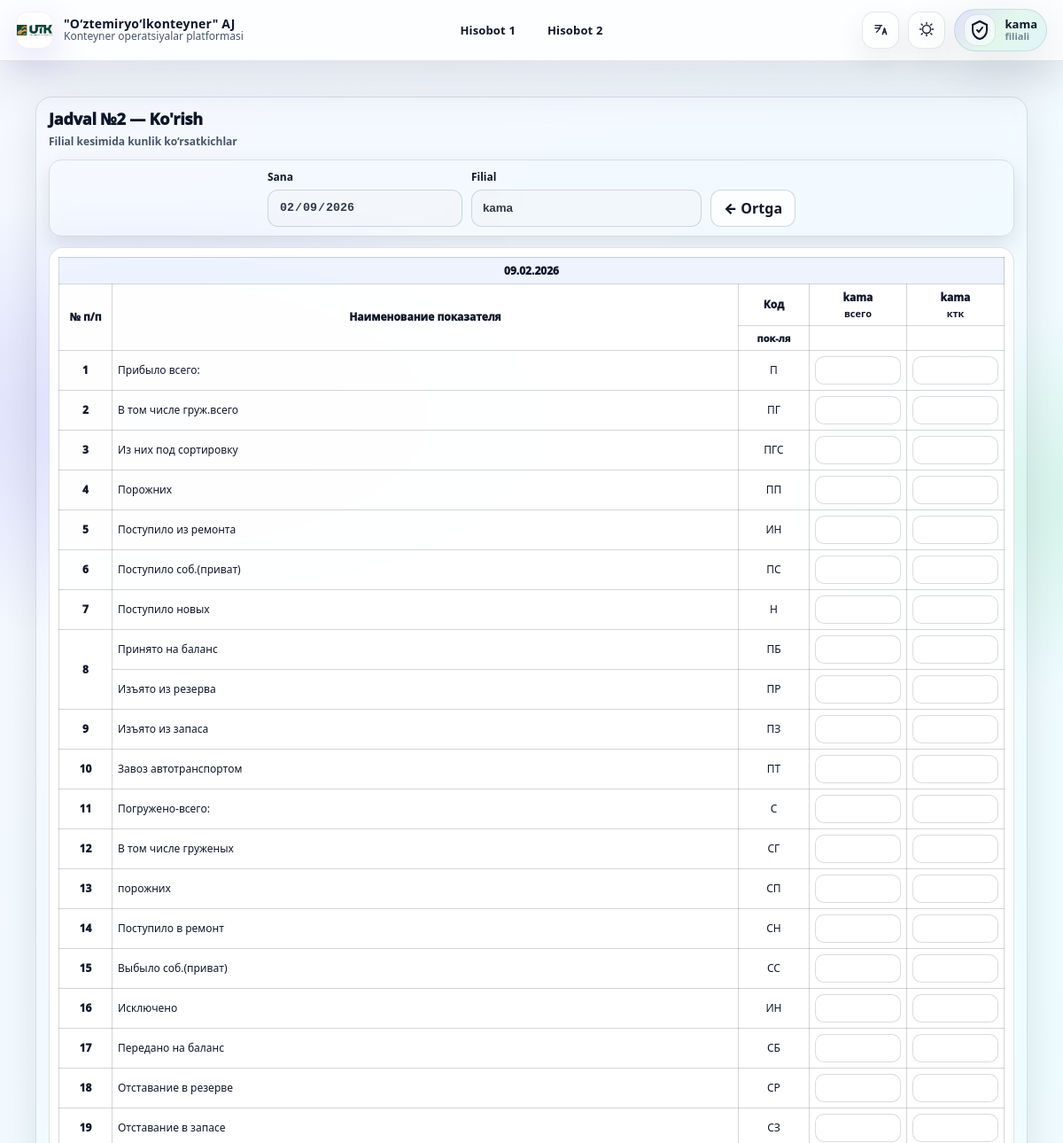
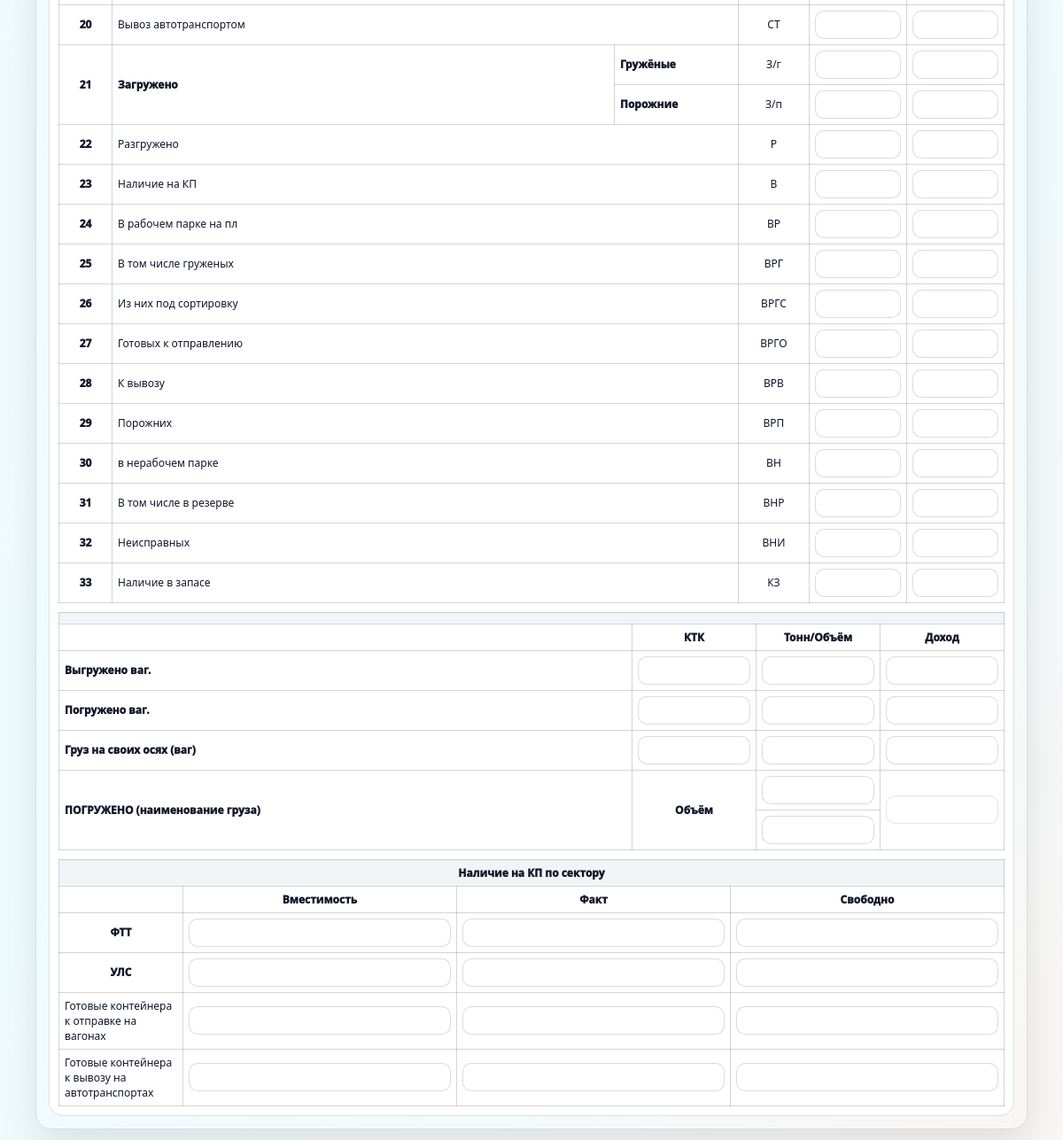
Page /station/table-2/view/2026-02-09/ (signed in) on the earlier database version (2 pictures, top to bottom).
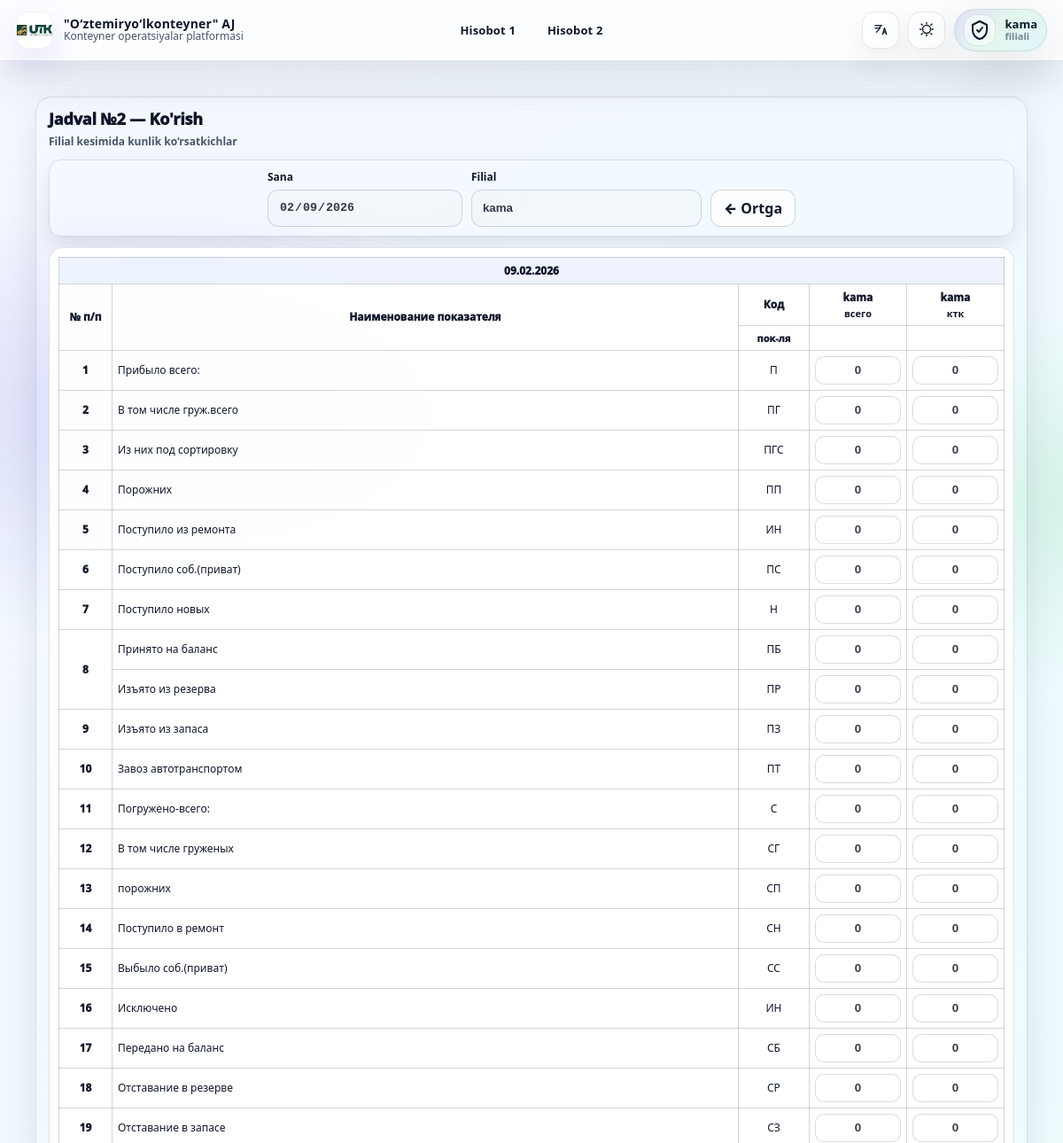
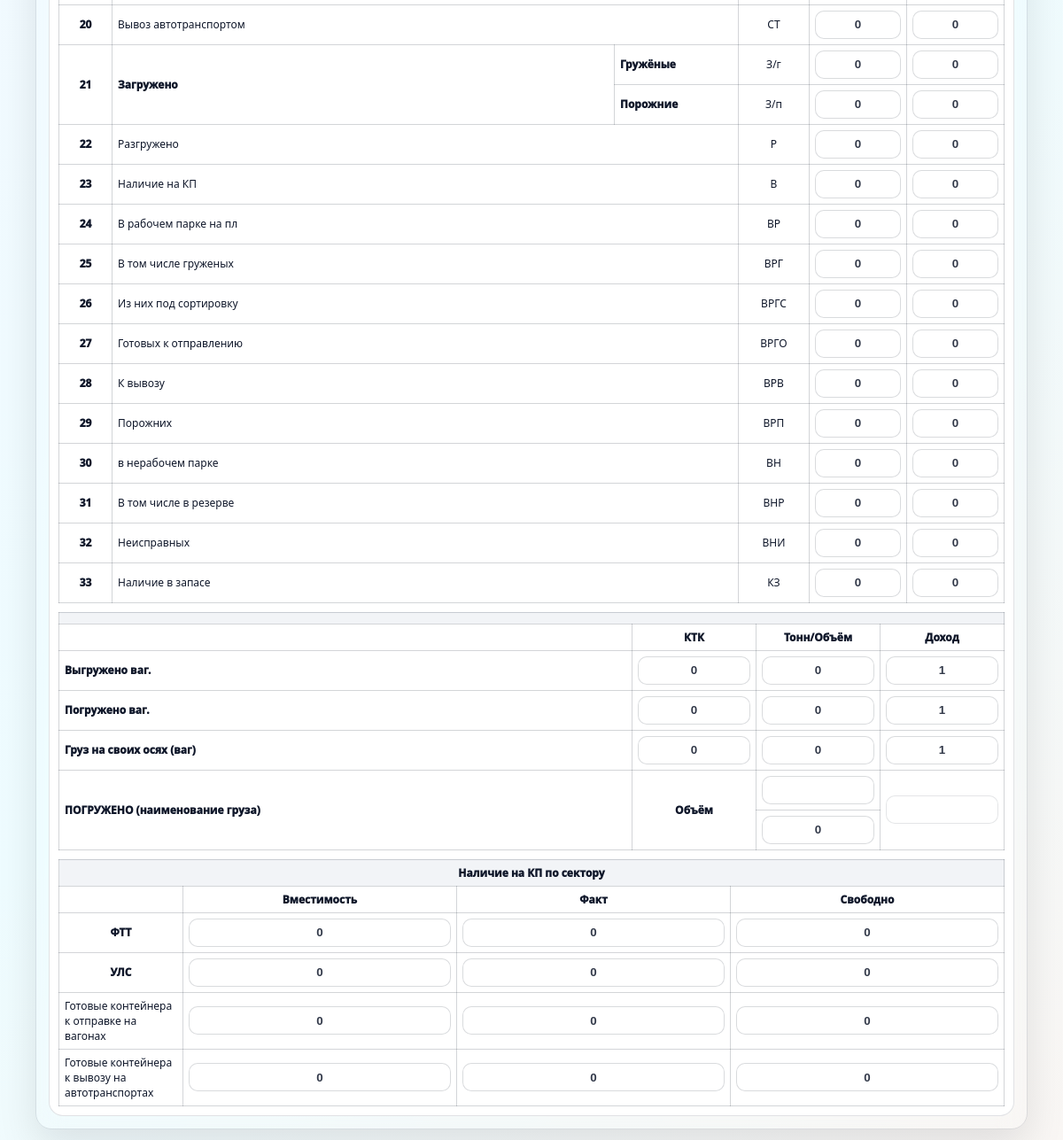
Same page on the later database version (2 pictures, top to bottom).
### reports/models.py (models this page shows, shortened)
class StationDailyTable2(models.Model):
    station_user = models.ForeignKey(
        User,
        on_delete=models.CASCADE,
        related_name='station_table2_reports'
    )
    date = models.DateField(null=True,blank=True)
    data = models.JSONField(default=dict, blank=True)
    submitted_at = models.DateTimeField(null=True, blank=True, auto_now_add=True)
    class Meta:
        unique_together = ('station_user', 'date')
        ordering = ['-date']

### reports/views.py (the view)
# urls.py: path('station/table-2/view/<str:date_str>/', station_table_2_view, name='station_table_2_view'),
@login_required
def station_table_2_view(request, date_str):
    if request.user.is_staff or request.user.is_superuser:
        return redirect("admin_table2_reports")
    d = _parse_date(date_str)
    obj = StationDailyTable2.objects.filter(station_user=request.user, date=d).first()
    return render(request, "station_table_2_create.html", {
        "date": d,
        "obj": obj,
        "station_name": request.user.username,
        "rows_def": TABLE2_ROWS,
        "mode": "view",
        "bottom": TABLE2_BOTTOM_FIELDS,
        "r22_keys": {
            "g_total": R22_G_TOTAL, "g_ktk": R22_G_KTK,
            "p_total": R22_P_TOTAL, "p_ktk": R22_P_KTK,
        }
    })

### accounts/models.py (called while the page is built)
    def __str__(self):
        return self.station_name

### reports/templatetags/report_extras.py (called while the page is built)
@register.filter
def data_val(obj, key):
    if not obj or not getattr(obj, 'data', None):
        return ''
    val = obj.data.get(key, '')
    return '' if val is None else val

### reports/views.py (called while the page is built)
def _parse_date(date_str: str) -> dt_date:
    return datetime.strptime(date_str, "%Y-%m-%d").date()

### templates/station_table_2_create.html (shortened to what the changed rows need)
{% extends "base.html" %}
{% load report_extras %}
{% block content %}
<div class="t2-page">
  <div class="t2-shell">
    <div class="t2-card">
      <div class="t2-head">
        <div>
          <h2 class="t2-title">
            Jadval №2 — {% if mode == 'view' %}Ko'rish{% else %}Yaratish/Tahrirlash{% endif %}
          </h2>
        </div>
      </div>
      <form id="t2form" method="post">
        <div class="t2-wrap">
          <table class="t2-table">
            <colgroup>
            </colgroup>
            <thead>
              <tr><th colspan="6" class="t2-headDate">{{ date|date:"d.m.Y" }}</th></tr>
              <tr>
                <th class="t2-center t2-bold" rowspan="2">№ п/п</th>
                <th class="t2-center t2-bold" colspan="2" rowspan="2">Наименование показателя</th>
                <th class="t2-center t2-bold">Код</th>
                <th class="t2-center t2-bold">{{ station_name }}<div style="font-size:11px;font-weight:900;margin-top:2px;">всего</div></th>
                <th class="t2-center t2-bold">{{ station_name }}<div style="font-size:11px;font-weight:900;margin-top:2px;">ктк</div></th>
              </tr>
              <tr>
                <th class="t2-center t2-bold" style="font-size:11px;">пок-ля</th>
                <th class="t2-center t2-bold" style="font-size:11px;"></th>
                <th class="t2-center t2-bold" style="font-size:11px;"></th>
              </tr>
            </thead>
            <tbody>
              {% for n,label,code,k_total,k_ktk in rows_def %}
                {% if n == 8 %}
                  <tr>
                    <td class="t2-center t2-bold" rowspan="2">8</td>
                    <td colspan="2">{{ label }}</td>
                    <td class="t2-center">{{ code }}</td>
                    <td class="t2-center"><input class="t2-cell-input" name="{{ k_total }}" value="{{ obj|data_val:k_total }}" {% if mode == 'view' %}disabled{% endif %}></td>
                    <td class="t2-center"><input class="t2-cell-input" name="{{ k_ktk }}" value="{{ obj|data_val:k_ktk }}" {% if mode == 'view' %}disabled{% endif %}></td>
                  </tr>
                  {% for n2,label2,code2,k_total2,k_ktk2 in rows_def %}
                    {% if n2 == 9 %}
                      <tr>
                        <td colspan="2">{{ label2 }}</td>
                        <td class="t2-center">{{ code2 }}</td>
                        <td class="t2-center"><input class="t2-cell-input" name="{{ k_total2 }}" value="{{ obj|data_val:k_total2 }}" {% if mode == 'view' %}disabled{% endif %}></td>
                        <td class="t2-center"><input class="t2-cell-input" name="{{ k_ktk2 }}" value="{{ obj|data_val:k_ktk2 }}" {% if mode == 'view' %}disabled{% endif %}></td>
                      </tr>
                    {% endif %}
                  {% endfor %}
                {% elif n == 9 %}
                {% elif n == 22 %}
                  <tr>
                    <td class="t2-center t2-bold" rowspan="2">21</td>
                    <td class="t2-bold" rowspan="2">Загружено</td>
                    <td class="t2-bold">Гружёные</td>
                    <td class="t2-center">З/г</td>
                    <td class="t2-center"><input class="t2-cell-input" name="{{ k_total }}" value="{{ obj|data_val:k_total }}" {% if mode == 'view' %}disabled{% endif %}></td>
                    <td class="t2-center"><input class="t2-cell-input" name="{{ k_ktk }}" value="{{ obj|data_val:k_ktk }}" {% if mode == 'view' %}disabled{% endif %}></td>
                  </tr>
                  <tr>
                    <td class="t2-bold">Порожние</td>
                    <td class="t2-center">З/п</td>
                    <td class="t2-center"><input class="t2-cell-input" name="r22p_total" value="{{ obj|data_val:'r22p_total' }}" {% if mode == 'view' %}disabled{% endif %}></td>
                    <td class="t2-center"><input class="t2-cell-input" name="r22p_ktk" value="{{ obj|data_val:'r22p_ktk' }}" {% if mode == 'view' %}disabled{% endif %}></td>
                  </tr>
                {% else %}
                  <tr>
                    <td class="t2-center t2-bold">{% if n >= 10 %}{{ n|add:"-1" }}{% else %}{{ n }}{% endif %}</td>
                    <td colspan="2">{{ label }}</td>
                    <td class="t2-center">{{ code }}</td>
                    <td class="t2-center"><input class="t2-cell-input" name="{{ k_total }}" value="{{ obj|data_val:k_total }}" {% if mode == 'view' %}disabled{% endif %}></td>
                    <td class="t2-center"><input class="t2-cell-input" name="{{ k_ktk }}" value="{{ obj|data_val:k_ktk }}" {% if mode == 'view' %}disabled{% endif %}></td>
                  </tr>
                {% endif %}
              {% endfor %}
            </tbody>
          </table>
          <table class="t2-table" style="margin-top:10px; min-width: 860px;">
            <colgroup>
            </colgroup>
            <thead>
              <tr>
                <th colspan="4" class="t2-secTitle"></th>
              </tr>
              <tr>
                <th></th>
                <th class="t2-center t2-bold">КТК</th>
                <th class="t2-center t2-bold">Тонн/Объём</th>
                <th class="t2-center t2-bold">Доход</th>
              </tr>
            </thead>
            <tbody>
              <tr>
                <td class="t2-center"><input class="t2-cell-input" name="{{ bottom.vygr_wag_ktk }}" value="{{ obj|data_val:bottom.vygr_wag_ktk }}" {% if mode == 'view' %}disabled{% endif %}></td>
                <td class="t2-center"><input class="t2-cell-input" name="{{ bottom.vygr_tonn }}" value="{{ obj|data_val:bottom.vygr_tonn }}" {% if mode == 'view' %}disabled{% endif %}></td>
                <td class="t2-center"><input class="t2-cell-input" name="{{ bottom.vygr_income }}" value="{{ obj|data_val:bottom.vygr_income }}" {% if mode == 'view' %}disabled{% endif %}></td>
              </tr>
              <tr>
                <td class="t2-center"><input class="t2-cell-input" name="{{ bottom.pogr_wag_ktk }}" value="{{ obj|data_val:bottom.pogr_wag_ktk }}" {% if mode == 'view' %}disabled{% endif %}></td>
                <td class="t2-center"><input class="t2-cell-input" name="{{ bottom.pogr_tonn }}" value="{{ obj|data_val:bottom.pogr_tonn }}" {% if mode == 'view' %}disabled{% endif %}></td>
                <td class="t2-center"><input class="t2-cell-input" name="{{ bottom.pogr_income }}" value="{{ obj|data_val:bottom.pogr_income }}" {% if mode == 'view' %}disabled{% endif %}></td>
              </tr>
              <tr>
                <td class="t2-center"><input class="t2-cell-input" name="{{ bottom.os_wag_ktk }}" value="{{ obj|data_val:bottom.os_wag_ktk }}" {% if mode == 'view' %}disabled{% endif %}></td>
                <td class="t2-center"><input class="t2-cell-input" name="{{ bottom.os_tonn }}" value="{{ obj|data_val:bottom.os_tonn }}" {% if mode == 'view' %}disabled{% endif %}></td>
                <td class="t2-center"><input class="t2-cell-input" name="{{ bottom.os_income }}" value="{{ obj|data_val:bottom.os_income }}" {% if mode == 'view' %}disabled{% endif %}></td>
              </tr>
              <tr>
                <td class="t2-center"><input class="t2-cell-input" name="{{ bottom.cargo_volume }}" value="{{ obj|data_val:bottom.cargo_volume }}" {% if mode == 'view' %}disabled{% endif %}></td>
              </tr>
            </tbody>
          </table>
          <table class="t2-table" style="margin-top:10px; min-width: 760px;">
            <colgroup><col style="width:140px;"><col><col><col></colgroup>
            <thead>
              <tr><th colspan="4" class="t2-secTitle">Наличие на КП по сектору</th></tr>
              <tr>
                <th></th>
                <th class="t2-center t2-bold">Вместимость</th>
                <th class="t2-center t2-bold">Факт</th>
                <th class="t2-center t2-bold">Свободно</th>
              </tr>
            </thead>
            <tbody>
              <tr>
                <td class="t2-center"><input class="t2-cell-input" name="{{ bottom.kp_fp_capacity }}" value="{{ obj|data_val:bottom.kp_fp_capacity }}" {% if mode == 'view' %}disabled{% endif %}></td>
                <td class="t2-center"><input class="t2-cell-input" name="{{ bottom.kp_fp_fact }}" value="{{ obj|data_val:bottom.kp_fp_fact }}" {% if mode == 'view' %}disabled{% endif %}></td>
                <td class="t2-center"><input class="t2-cell-input" name="{{ bottom.kp_fp_free }}" value="{{ obj|data_val:bottom.kp_fp_free }}" {% if mode == 'view' %}disabled{% endif %}></td>
              </tr>
              <tr>
                <td class="t2-center"><input class="t2-cell-input" name="{{ bottom.kp_uus_capacity }}" value="{{ obj|data_val:bottom.kp_uus_capacity }}" {% if mode == 'view' %}disabled{% endif %}></td>
                <td class="t2-center"><input class="t2-cell-input" name="{{ bottom.kp_uus_fact }}" value="{{ obj|data_val:bottom.kp_uus_fact }}" {% if mode == 'view' %}disabled{% endif %}></td>
                <td class="t2-center"><input class="t2-cell-input" name="{{ bottom.kp_uus_free }}" value="{{ obj|data_val:bottom.kp_uus_free }}" {% if mode == 'view' %}disabled{% endif %}></td>
              </tr>
              <tr>
                <td class="t2-center"><input class="t2-cell-input" name="{{ bottom.kp_ready_send_capacity }}" value="{{ obj|data_val:bottom.kp_ready_send_capacity }}" {% if mode == 'view' %}disabled{% endif %}></td>
                <td class="t2-center"><input class="t2-cell-input" name="{{ bottom.kp_ready_send_fact }}" value="{{ obj|data_val:bottom.kp_ready_send_fact }}" {% if mode == 'view' %}disabled{% endif %}></td>
                <td class="t2-center"><input class="t2-cell-input" name="{{ bottom.kp_ready_send_free }}" value="{{ obj|data_val:bottom.kp_ready_send_free }}" {% if mode == 'view' %}disabled{% endif %}></td>
              </tr>
              <tr>
                <td class="t2-center"><input class="t2-cell-input" name="{{ bottom.kp_ready_autocar_capacity }}" value="{{ obj|data_val:bottom.kp_ready_autocar_capacity }}" {% if mode == 'view' %}disabled{% endif %}></td>
                <td class="t2-center"><input class="t2-cell-input" name="{{ bottom.kp_ready_autocar_fact }}" value="{{ obj|data_val:bottom.kp_ready_autocar_fact }}" {% if mode == 'view' %}disabled{% endif %}></td>
                <td class="t2-center"><input class="t2-cell-input" name="{{ bottom.kp_ready_autocar_free }}" value="{{ obj|data_val:bottom.kp_ready_autocar_free }}" {% if mode == 'view' %}disabled{% endif %}></td>
              </tr>
            </tbody>
          </table>
        </div>
      </form>
    </div>
  </div>
</div>
{% endblock %}

Differences in the rows shown:
added StationDailyTable2: rows_def "0" "0" "0" "0" "0" "0" "0" "0" "0" "0" "0" "0" "0" "0" "0" "0" "0" "0" "0" "0" "0" "0" "0" "0" "0" "0" "0" "0" "0" "0" "0", rows_def "0" "0" "0" "0" "0" "0" "0" "0" "0" "0" "0" "0" "0" "0" "0" "0" "0" "0" "0" "0" "0" "0" "0" "0" "0" "0" "0" "0" "0" "0" "0", rows_def "0", rows_def "0", rows_def "0", rows_def "0", rows_def "0", rows_def "0", rows_def "0", rows_def "0", vygr_wag_ktk "0", vygr_tonn "0", vygr_income "1", pogr_wag_ktk "0", pogr_tonn "0", pogr_income "1", os_wag_ktk "0", os_tonn "0", os_income "1", cargo_volume "0", kp_fp_capacity "0", kp_fp_fact "0", kp_fp_free "0", kp_uus_capacity "0", kp_uus_fact "0", kp_uus_free "0", kp_ready_send_capacity "0", kp_ready_send_fact "0", kp_ready_send_free "0", kp_ready_autocar_capacity "0", kp_ready_autocar_fact "0", kp_ready_autocar_free "0"
